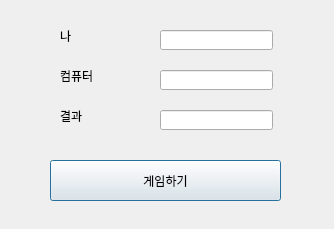
<?xml version="1.0" encoding="UTF-8"?>
<ui version="4.0">
 <class>Dialog</class>
 <widget class="QDialog" name="Dialog">
  <property name="geometry">
   <rect>
    <x>0</x>
    <y>0</y>
    <width>334</width>
    <height>229</height>
   </rect>
  </property>
  <property name="windowTitle">
   <string>Dialog</string>
  </property>
  <widget class="QPushButton" name="pb">
   <property name="geometry">
    <rect>
     <x>50</x>
     <y>160</y>
     <width>231</width>
     <height>41</height>
    </rect>
   </property>
   <property name="text">
    <string>게임하기</string>
   </property>
  </widget>
  <widget class="QLabel" name="lbl_mine">
   <property name="geometry">
    <rect>
     <x>60</x>
     <y>30</y>
     <width>56</width>
     <height>12</height>
    </rect>
   </property>
   <property name="text">
    <string>나</string>
   </property>
  </widget>
  <widget class="QLabel" name="lbl_com">
   <property name="geometry">
    <rect>
     <x>60</x>
     <y>70</y>
     <width>56</width>
     <height>12</height>
    </rect>
   </property>
   <property name="text">
    <string>컴퓨터</string>
   </property>
  </widget>
  <widget class="QLabel" name="lol_result">
   <property name="geometry">
    <rect>
     <x>60</x>
     <y>110</y>
     <width>56</width>
     <height>12</height>
    </rect>
   </property>
   <property name="text">
    <string>결과</string>
   </property>
  </widget>
  <widget class="QLineEdit" name="le_mine">
   <property name="geometry">
    <rect>
     <x>160</x>
     <y>30</y>
     <width>113</width>
     <height>20</height>
    </rect>
   </property>
  </widget>
  <widget class="QLineEdit" name="le_com">
   <property name="geometry">
    <rect>
     <x>160</x>
     <y>70</y>
     <width>113</width>
     <height>20</height>
    </rect>
   </property>
  </widget>
  <widget class="QLineEdit" name="le_result">
   <property name="geometry">
    <rect>
     <x>160</x>
     <y>110</y>
     <width>113</width>
     <height>20</height>
    </rect>
   </property>
  </widget>
 </widget>
 <resources/>
 <connections/>
</ui>
